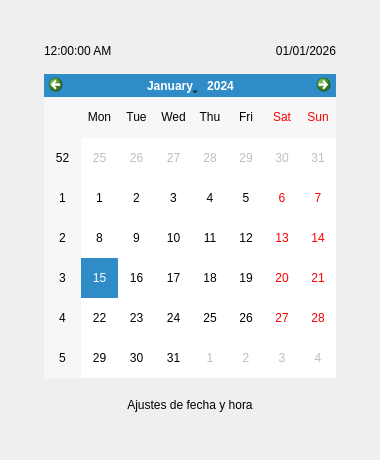
<?xml version="1.0" encoding="UTF-8"?>
<ui version="4.0">
 <class>ClockCalendarPopupWindow</class>
 <widget class="QWidget" name="ClockCalendarPopupWindow">
  <property name="geometry">
   <rect><x>0</x><y>0</y><width>380</width><height>460</height></rect>
  </property>
  <property name="windowTitle">
   <string>Calendario</string>
  </property>
  <layout class="QVBoxLayout" name="layoutRoot">
   <property name="leftMargin"><number>20</number></property>
   <property name="topMargin"><number>20</number></property>
   <property name="rightMargin"><number>20</number></property>
   <property name="bottomMargin"><number>20</number></property>
   <item>
    <widget class="QFrame" name="frameCard">
     <layout class="QVBoxLayout" name="layoutCard">
      <property name="spacing"><number>16</number></property>
      <property name="leftMargin"><number>24</number></property>
      <property name="topMargin"><number>24</number></property>
      <property name="rightMargin"><number>24</number></property>
      <property name="bottomMargin"><number>24</number></property>
      <item>
       <layout class="QHBoxLayout" name="layoutHeader">
        <property name="spacing"><number>20</number></property>
        <item>
         <widget class="QLabel" name="lblTime">
          <property name="text"><string>12:00:00 AM</string></property>
          <property name="alignment">
           <set>Qt::AlignLeading|Qt::AlignLeft|Qt::AlignVCenter</set>
          </property>
         </widget>
        </item>
        <item>
         <widget class="QLabel" name="lblDate">
          <property name="text"><string>01/01/2026</string></property>
          <property name="alignment">
           <set>Qt::AlignRight|Qt::AlignTrailing|Qt::AlignVCenter</set>
          </property>
         </widget>
        </item>
       </layout>
      </item>
      <item>
       <widget class="QCalendarWidget" name="calendarWidget">
        <property name="gridVisible"><bool>false</bool></property>
        <property name="navigationBarVisible"><bool>true</bool></property>
       </widget>
      </item>
      <item>
       <widget class="QPushButton" name="btnDateTimeSettings">
        <property name="cursor"><cursorShape>PointingHandCursor</cursorShape></property>
        <property name="text"><string>Ajustes de fecha y hora</string></property>
        <property name="flat"><bool>true</bool></property>
       </widget>
      </item>
     </layout>
    </widget>
   </item>
  </layout>
 </widget>
 <resources/>
 <connections/>
</ui>
